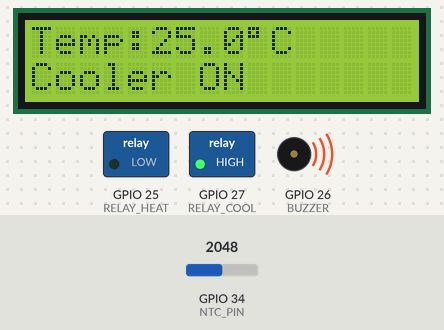
The sketch below on a simulated ESP32. Shown: 16×2 character LCD, switched loads named in the sketch (green lamp = pin HIGH), buzzer (waves = sounding, pin HIGH). Inputs (shaded band) come from the test bench; at power-on: GPIO 34 (NTC_PIN) = 2048. WiFi joins after 1.5 s; servers stay silent unless stated; what the sketch prints to the serial monitor is not drawn.

Above: at 3.8 s.
3.9 s: GPIO 34 (NTC_PIN) set to 2711
At 5.4 s:
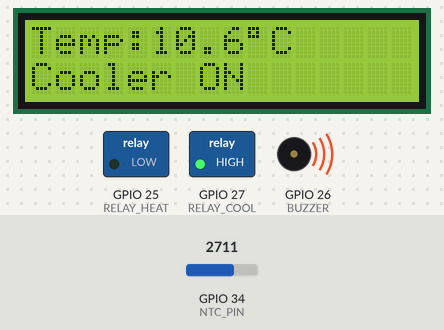
6.1 s: GPIO 34 (NTC_PIN) set to 2842
At 7.5 s:
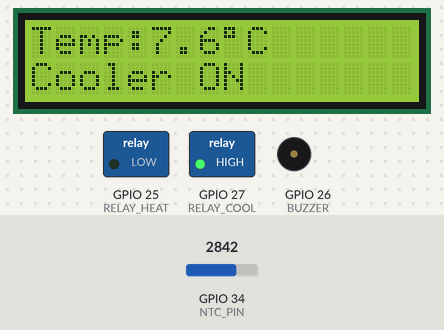
8.2 s: GPIO 34 (NTC_PIN) set to 3603
At 9.6 s:
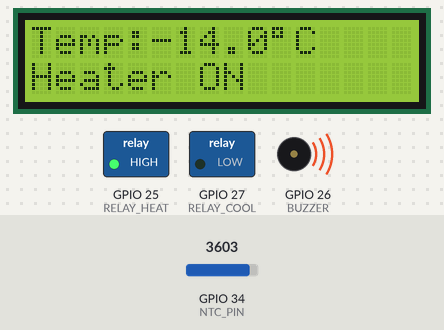
10.2 s: GPIO 34 (NTC_PIN) set to 3142
At 11.7 s:
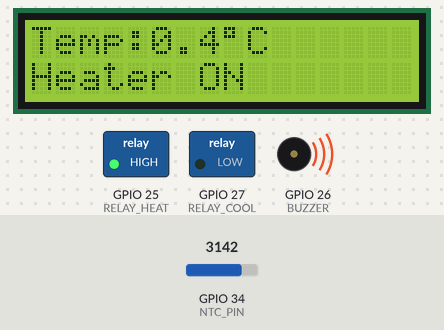
12.3 s: GPIO 34 (NTC_PIN) set to 3054
At 13.7 s:
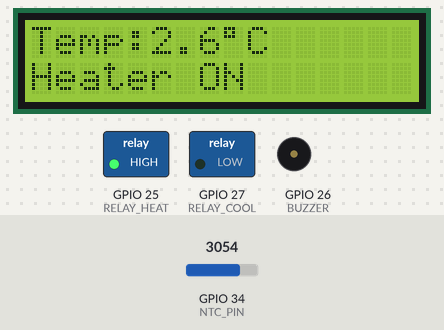
14.3 s: GPIO 34 (NTC_PIN) set to 2866
At 15.7 s:
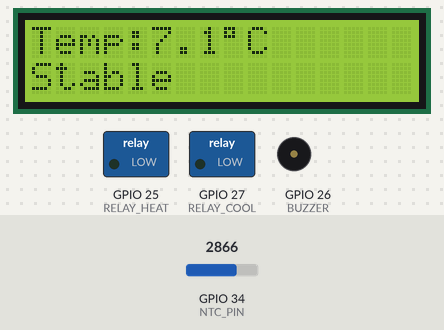
Timing chart, 0 to 17.3 s (numbered marks = the images above; inputs shaded):
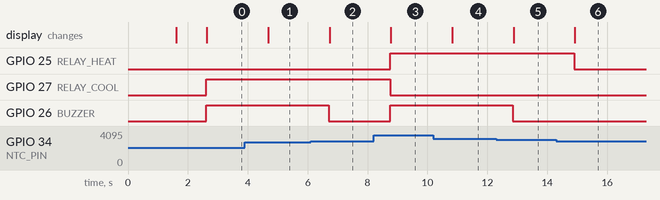

The sketch:

ColdChainMonitor.ino
```cpp
#include <Wire.h>
#include <LiquidCrystal_I2C.h>
#include <WiFi.h>
#include <HTTPClient.h>
#include "secrets.h"   // <-- create your own file from src/secrets_example.h

// LCD 16x2
LiquidCrystal_I2C lcd(0x27, 16, 2);

// Pin mapping
#define NTC_PIN     34
#define BUZZER      26
#define RELAY_HEAT  25
#define RELAY_COOL  27

// Thresholds (°C) — adjust to your needs
float heaterOn  = 2.0;  // turn heater ON below this
float heaterOff = 3.0;  // turn heater OFF above this
float coolerOn  = 8.0;  // turn cooler ON above this
float coolerOff = 7.0;  // turn cooler OFF below this
float alarmLow  = 1.5;  // Telegram + buzzer if below
float alarmHigh = 9.0;  // Telegram + buzzer if above

// Track state
static String lastState = "NORMAL";

// Optional: simple cooldown so Telegram isn't spammed
unsigned long lastMsgMs = 0;
const unsigned long MSG_COOLDOWN = 30000; // 30s

///////////////////////////
// Telegram message sender
void sendTelegram(String message) {
  if (WiFi.status() != WL_CONNECTED) return;
  if (millis() - lastMsgMs < MSG_COOLDOWN) return; // cooldown
  lastMsgMs = millis();

  // very-basic URL encoding for spaces
  message.replace(" ", "%20");

  String url = "https://api.telegram.org/bot" + BOT_TOKEN +
               "/sendMessage?chat_id=" + CHAT_ID +
               "&text=" + message;

  HTTPClient http;
  http.begin(url);
  http.GET();
  http.end();
}

// Read NTC temperature (fast approximate)
// NOTE: For best accuracy, replace with proper Steinhart–Hart using your NTC's Beta.
// Assumes 10k NTC with 10k to GND divider, 3.3V ref, ADC 12-bit (0..4095).
float readTemperature() {
  int raw = analogRead(NTC_PIN);
  // Avoid division by zero
  if (raw < 1) raw = 1;

  // Calculate thermistor resistance from divider:
  // Vout = 3.3 * (R_ntc / (R_ntc + R_fixed)), where R_fixed = 10k (to GND)
  // Rearranged: R_ntc = R_fixed * Vout / (3.3 - Vout)
  float vout = (raw * 3.3f) / 4095.0f;
  const float R_FIXED = 10000.0f; // 10k
  float r_ntc = (R_FIXED * vout) / (3.3f - vout);

  // Beta-model (quick) around 25°C
  const float BETA = 3950.0f;     // change if your NTC is different
  const float T0   = 298.15f;     // 25°C in Kelvin
  const float R0   = 10000.0f;    // 10k at 25°C

  float invT = (1.0f/BETA) * log(r_ntc / R0) + (1.0f / T0);
  float T    = (1.0f / invT) - 273.15f; // °C
  return T;
}


void setup() {
  Serial.begin(115200);

  pinMode(BUZZER, OUTPUT);
  pinMode(RELAY_HEAT, OUTPUT);
  pinMode(RELAY_COOL, OUTPUT);

  digitalWrite(BUZZER, LOW);
  digitalWrite(RELAY_HEAT, LOW);
  digitalWrite(RELAY_COOL, LOW);

  lcd.init();
  lcd.backlight();
  lcd.setCursor(0, 0);
  lcd.print("ColdChain Init");

  // Wi-Fi connect
  WiFi.begin(WIFI_SSID, WIFI_PASSWORD);
  lcd.setCursor(0, 1);
  lcd.print("WiFi Connecting");
  unsigned long start = millis();
  while (WiFi.status() != WL_CONNECTED && millis() - start < 10000) {
    delay(300);
    Serial.print(".");
  }

  lcd.clear();
  if (WiFi.status() == WL_CONNECTED) {
    lcd.setCursor(0, 0);
    lcd.print("WiFi Connected");
  } else {
    lcd.setCursor(0, 0);
    lcd.print("WiFi Offline  ");
  }
  delay(1000);
  lcd.clear();
}


void loop() {
  // try to reconnect if needed
  if (WiFi.status() != WL_CONNECTED) {
    WiFi.begin(WIFI_SSID, WIFI_PASSWORD);
  }

  float T = readTemperature();
  Serial.printf("Temp: %.2f C\n", T);

  ////// Heater Control (hysteresis)
  static bool heaterOnState = false;
  if (!heaterOnState && T < heaterOn) {
    digitalWrite(RELAY_HEAT, HIGH);
    heaterOnState = true;
  }
  if (heaterOnState && T > heaterOff) {
    digitalWrite(RELAY_HEAT, LOW);
    heaterOnState = false;
  }

  ////// Cooler Control (hysteresis)
  static bool coolerOnState = false;
  if (!coolerOnState && T > coolerOn) {
    digitalWrite(RELAY_COOL, HIGH);
    coolerOnState = true;
  }
  if (coolerOnState && T < coolerOff) {
    digitalWrite(RELAY_COOL, LOW);
    coolerOnState = false;
  }

  ////// Alerts
  String currentState = "NORMAL";
  if (T < alarmLow) currentState = "LOW";
  else if (T > alarmHigh) currentState = "HIGH";

  static bool buzzerOn = false;
  if (currentState != lastState) {
    if (currentState == "LOW") {
      buzzerOn = true;
      sendTelegram("ALERT: Temperature TOO LOW! Current = " + String(T, 1) + " C");
    } else if (currentState == "HIGH") {
      buzzerOn = true;
      sendTelegram("ALERT: Temperature TOO HIGH! Current = " + String(T, 1) + " C");
    } else {
      buzzerOn = false;
      sendTelegram("Temperature back to NORMAL. Current = " + String(T, 1) + " C");
    }
    lastState = currentState;
  }

  // Buzzer beeps when in alert state
  if (buzzerOn) {
    digitalWrite(BUZZER, HIGH);
  } else {
    digitalWrite(BUZZER, LOW);
  }

  ////// LCD Display
  lcd.clear();
  lcd.setCursor(0, 0);
  lcd.print("Temp:");
  lcd.print(T, 1);
  lcd.print((char)223); // degree symbol
  lcd.print("C");

  lcd.setCursor(0, 1);
  if (heaterOnState) lcd.print("Heater ON ");
  else if (coolerOnState) lcd.print("Cooler ON ");
  else lcd.print("Stable    ");

  delay(1000);
}
```

secrets_example.h
```cpp
// secrets_example.h
// Copy this file as `secrets.h` and fill your details

#pragma once

// WiFi
const char* WIFI_SSID     = "YourWiFiName";
const char* WIFI_PASSWORD = "YourWiFiPassword";

// Telegram
String BOT_TOKEN = "YourTelegramBotToken";
String CHAT_ID   = "YourChatID";
```

Measured:
- the behaviour switches between 2782 and 2783 on GPIO 34 (NTC_PIN) (found by bisection; images 1 and 2)
- the behaviour switches between 3098 and 3097 on GPIO 34 (NTC_PIN) (found by bisection; images 4 and 5)
- after the input at 3.9 s, the display: changes after 0.79 s (image 1)
- after the input at 6.1 s, GPIO 26 (BUZZER): HIGH → LOW after 0.61 s; the display: changes after 0.63 s (image 2)
- after the input at 8.2 s, GPIO 25 (RELAY_HEAT), GPIO 26 (BUZZER): LOW → HIGH after 0.56 s; GPIO 27 (RELAY_COOL): HIGH → LOW after 0.56 s; the display: changes after 0.58 s (image 3)
- after the input at 10.2 s, the display: changes after 0.63 s (image 4)
- after the input at 12.3 s, GPIO 26 (BUZZER): HIGH → LOW after 0.55 s; the display: changes after 0.58 s (image 5)
- after the input at 14.3 s, GPIO 25 (RELAY_HEAT): HIGH → LOW after 0.60 s; the display: changes after 0.62 s (image 6)
